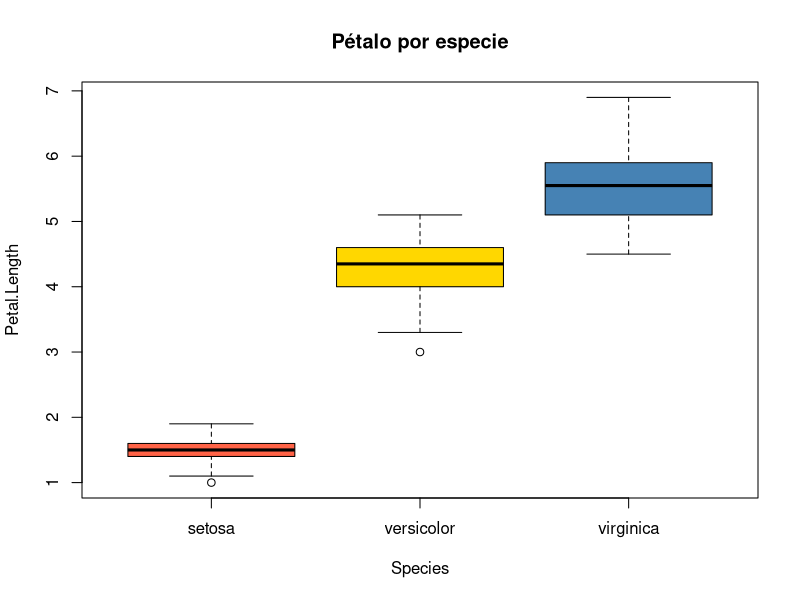
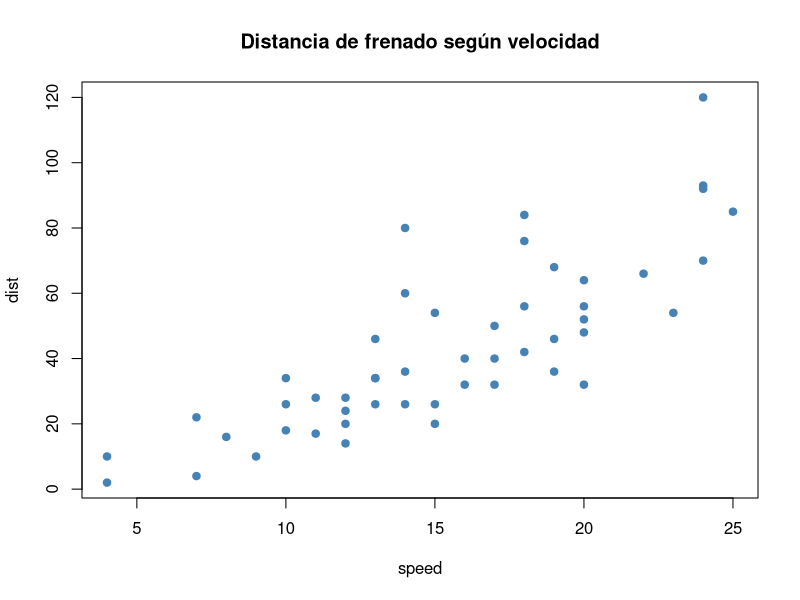

Here is the R script that generated these plots, in order:
## ---- chunk 1
boxplot(Petal.Length ~ Species,
        data = iris,
        col = c("tomato", "gold", "steelblue"),
        main = "Pétalo por especie")
## ---- chunk 2
plot(cars, pch = 19, col = "steelblue",
     main = "Distancia de frenado según velocidad")
